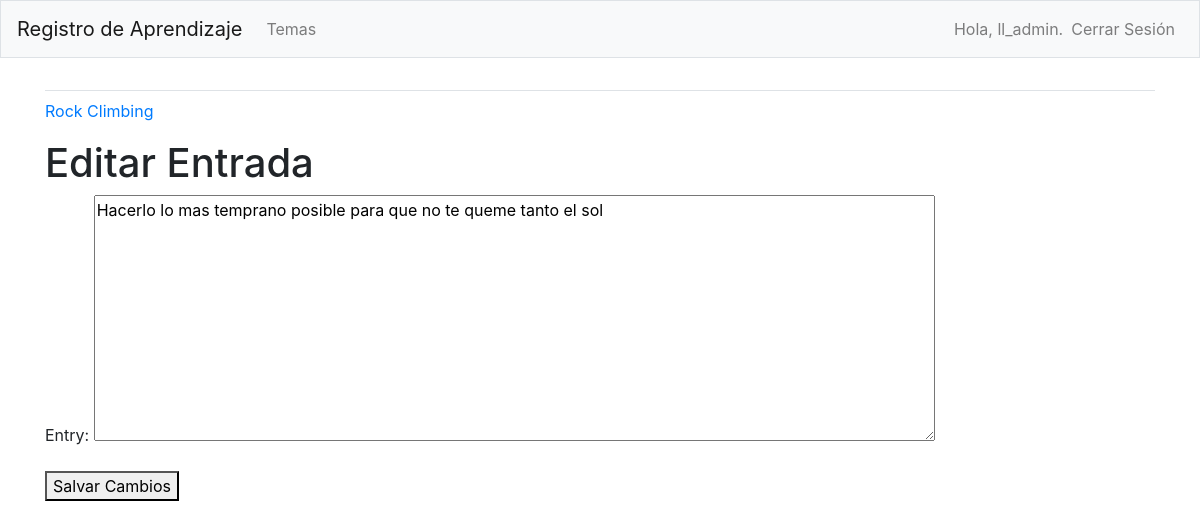
The app's page /edit_entry/3/ (signed in) with its own data.
### learning_logs/models.py (models this page shows, shortened)
class Topic(models.Model):
    text = models.CharField(max_length=200)
    data_added = models.DateTimeField(auto_now_add=True)
    owner = models.ForeignKey(User, on_delete=models.CASCADE)
    def __str__(self) -> str:
        return self.text

class Entry(models.Model):
    topic = models.ForeignKey(Topic, on_delete=models.CASCADE)
    text = models.TextField()
    date_added = models.DateTimeField(auto_now_add=True)
    class Meta:
        verbose_name_plural = "entries"

### learning_logs/views.py (the view)
# urls.py: path("edit_entry/<int:entry_id>/", views.edit_entry, name="edit_entry"),
@login_required
def edit_entry(request, entry_id):
    entry = Entry.objects.get(id=entry_id)
    topic = entry.topic
    if topic.owner != request.user:
        raise Http404
    if request.method != "POST":
        form = EntryForm(instance=entry)
    else:
        form = EntryForm(instance=entry, data=request.POST)
        if form.is_valid():
            form.save()
        return redirect("learning_logs:topic", topic_id=topic.id)
    context = {"entry": entry, "topic": topic, "form": form}
    return render(request, "learning_logs/edit_entry.html", context)

### learning_logs/forms.py
class EntryForm(forms.ModelForm):
    class Meta:
        model = Entry
        fields = ["text"]
        labels = {"text": "Entry:"}
        widgets = {"text": forms.Textarea(attrs={"cols": 80})}

### learning_logs/templates/learning_logs/edit_entry.html (shortened to what this page needs)
{% extends "learning_logs/base.html" %}
{% block content %}
<p>
    <a href="{% url 'learning_logs:topic' topic.id %}">{{ topic }}</a>
</p>
<h1>Editar Entrada</h1>
<form action="{% url 'learning_logs:edit_entry' entry.id %}" method="post">
    {{ form.as_p }}
    <button name="submit">Salvar Cambios</button>
</form>
{% endblock content %}

### learning_logs/templates/learning_logs/base.html (shortened to what this page needs)
{% load bootstrap4 %}
<!DOCTYPE html>
<html lang="en">
<head>
    {% bootstrap_css %}
</head>
<body>
    <nav class="navbar navbar-expand-md navbar-light bg-light mb-4 border">
        <a class="navbar-brand" href="{% url 'learning_logs:index' %}">Registro de Aprendizaje</a>
        <div class="collapse navbar-collapse" id="navbarCollapse">
            <ul class="navbar-nav mr-auto">
                <li class="nav-item">
                    <a class="nav-link" href="{% url 'learning_logs:topics' %}">Temas</a>
                </li>
            </ul>
            <ul class="navbar-nav ml-auto">
                {% if user.is_authenticated %}
                <li class="nav-item">
                    <span class="navbar-text">Hola, {{ user.username }}.</span>
                </li>
                <li class="nav-item">
                    <a class="nav-link" href="{% url 'users:logout' %}">Cerrar Sesión</a>
                </li>
                {% endif %}
            </ul>
        </div>
    </nav>
    <main role="main" class="container">
        <div class="pb-2 mb-2 border-bottom">
        </div>
        <div>
            {% block content %}
            {% endblock content %}
        </div>
    </main>
</body>
</html>

### records on screen
Topic: text "Rock Climbing"
Entry: text "Hacerlo lo mas temprano posible para que no te queme tanto el sol"

### other values on screen
{{ user.username }} "ll_admin"
